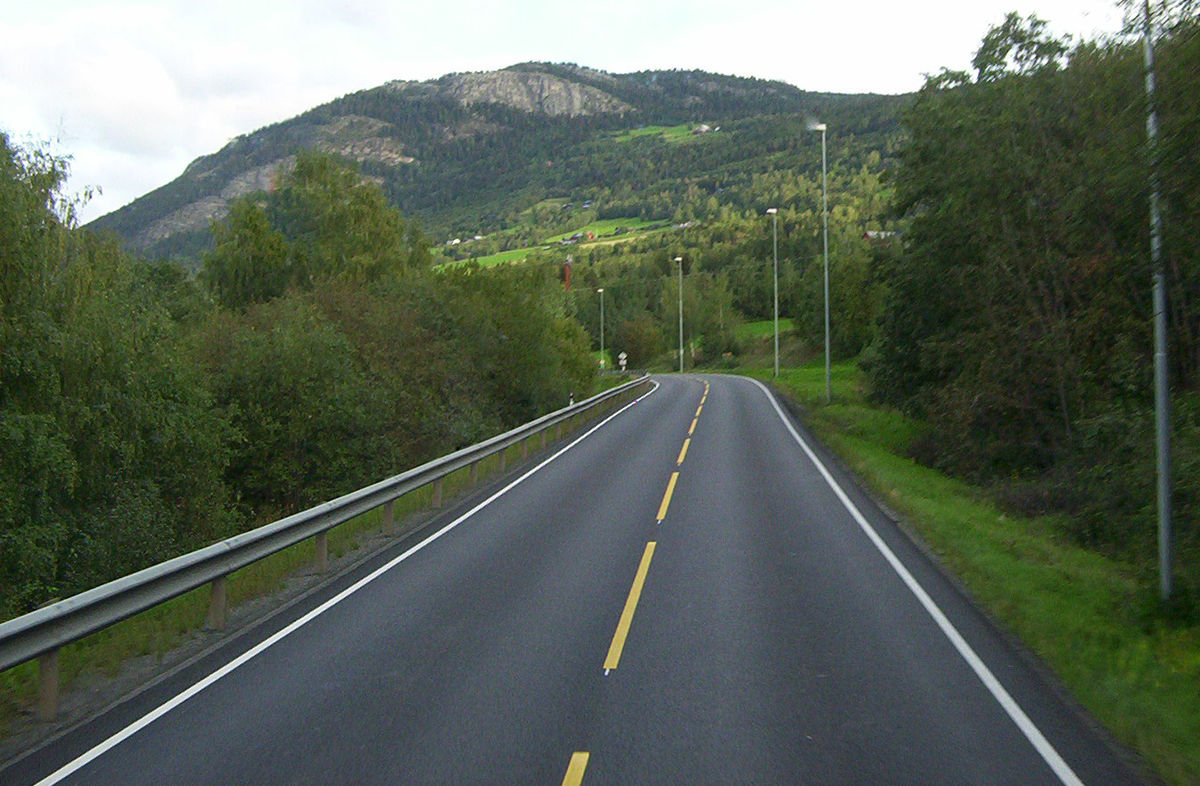
#> input picture test.jpg, 1200 x 786 px
$ python -i lane.py   (imports and definitions only)   (older library calls are emulated)
#> lines starting #> are read from the running program, lines starting #| are printed output that depends on the picture
#> further down, picture is the input picture: shape (786, 1200, 3); mean B, G, R 87, 99.6, 89.3
#!/usr/bin/env python
# coding: utf-8

# # Advanced Lane Line Findings

# Note: All the process to detect lane lines in test video is executed in `process_image` function in `Defining image processing method` section.

# ## Camera Calibration

# In[1]:


import numpy as np
import cv2
import matplotlib.pyplot as plt
import matplotlib.image as mpimg
import glob
# [1 line not run here, left out]


# In[2]:


# [5 lines left out: function cal_undistort, not called in this run]

def collect_callibration_points():
    objpoints = []
    imgpoints = []

    images = glob.glob('./camera_cal/calibration*.jpg')
    objp = np.zeros((6*9,3), np.float32)
    objp[:,:2] = np.mgrid[0:9,0:6].T.reshape(-1, 2)

    for fname in images:
        img = mpimg.imread(fname)

        gray = cv2.cvtColor(img, cv2.COLOR_BGR2GRAY)
        ret, corners = cv2.findChessboardCorners(gray, (9, 6), None)

        if ret == True:
            imgpoints.append(corners)
            objpoints.append(objp)

    return imgpoints, objpoints

# [8 lines left out: function compare_images, not called in this run]


# [13 lines of commented-out code are left out]


def abs_sobel_thresh(image, orient='x', sobel_kernel=3, thresh=(0, 255)):
#> called with orient = 'x', sobel_kernel = 3, thresh = (20, 100)
    gray = cv2.cvtColor(image, cv2.COLOR_RGB2GRAY)
    isX = True if orient == 'x' else False
    sobel = cv2.Sobel(gray, cv2.CV_64F, int(isX), int(not isX))
    abs_sobel = np.absolute(sobel)
    scaled_sobel = np.uint8(255*abs_sobel/np.max(abs_sobel))
    grad_binary = np.zeros_like(scaled_sobel)
    grad_binary[(scaled_sobel >= thresh[0]) & (scaled_sobel <= thresh[1])] = 1

    return grad_binary

def mag_thresh(image, sobel_kernel=3, mag_thresh=(0, 255)):
    gray = cv2.cvtColor(image, cv2.COLOR_RGB2GRAY)
    sobelx = cv2.Sobel(gray, cv2.CV_64F, 1, 0, ksize=sobel_kernel)
    sobely = cv2.Sobel(gray, cv2.CV_64F, 0, 1, ksize=sobel_kernel)
    abs_sobel = np.sqrt(sobelx**2 + sobely**2)
    scaled_sobel = np.uint8(255*abs_sobel/np.max(abs_sobel))
    mag_binary = np.zeros_like(scaled_sobel)
    mag_binary[(scaled_sobel >= mag_thresh[0]) & (scaled_sobel <= mag_thresh[1])] = 1

    return mag_binary

def dir_threshold(image, sobel_kernel=3, thresh=(0, np.pi/2)):
    gray = cv2.cvtColor(image, cv2.COLOR_RGB2GRAY)
    sobelx = cv2.Sobel(gray, cv2.CV_64F, 1, 0, ksize=sobel_kernel)
    sobely = cv2.Sobel(gray, cv2.CV_64F, 0, 1, ksize=sobel_kernel)
    abs_sobelx = np.absolute(sobelx)
    abs_sobely = np.absolute(sobely)
    grad_dir = np.arctan2(abs_sobely, abs_sobelx)
    dir_binary = np.zeros_like(grad_dir)
    dir_binary[(grad_dir >= thresh[0]) & (grad_dir <= thresh[1])] = 1

    return dir_binary

def apply_thresholds(image, ksize=3):
    gradx = abs_sobel_thresh(image, orient='x', sobel_kernel=ksize, thresh=(20, 100))
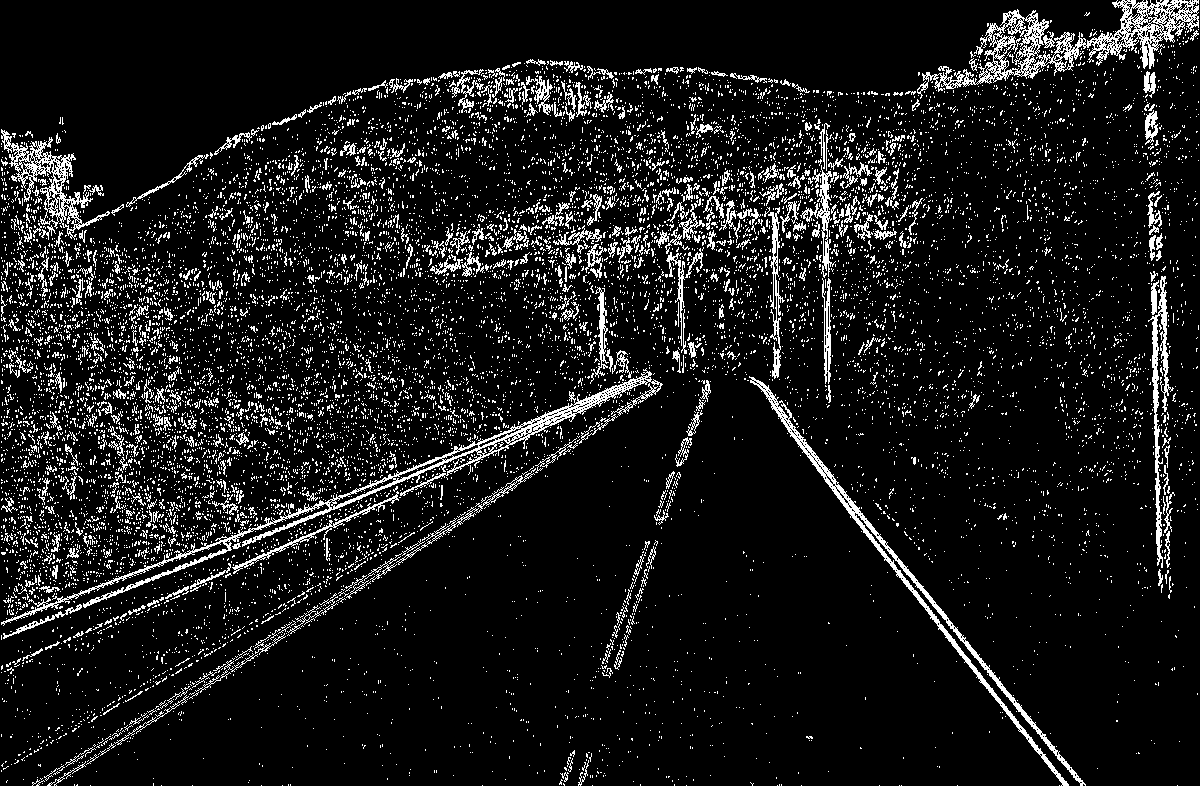
#> gradx: shape (786, 1200); values 0 (black) and 1 (white), 9.6% white in thin lines or dots
    grady = abs_sobel_thresh(image, orient='y', sobel_kernel=ksize, thresh=(20, 100))
#> grady: shape (786, 1200); values 0 (black) and 1 (white), 7.9% white in thin lines or dots
    mag_binary = mag_thresh(image, sobel_kernel=ksize, mag_thresh=(30, 100))
#> mag_binary: shape (786, 1200); values 0 (black) and 1 (white), 5.9% white in thin lines or dots
    dir_binary = dir_threshold(image, sobel_kernel=ksize, thresh=(0.7, 1.3))
#> in dir_threshold, `grad_dir = np.arctan2(abs_sobely, abs_sobelx)`:
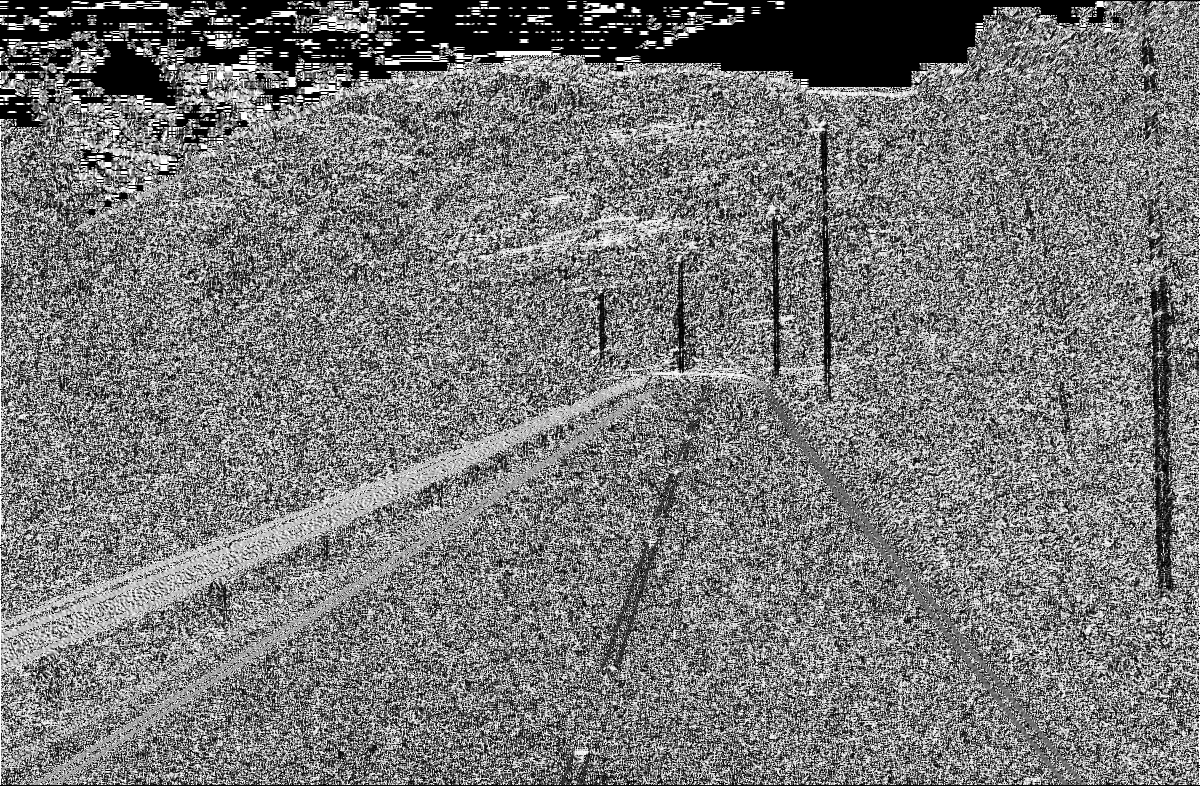
#> grad_dir: shape (786, 1200) float64; min 0, max 1.57, mean 0.741; drawn with min black and max white
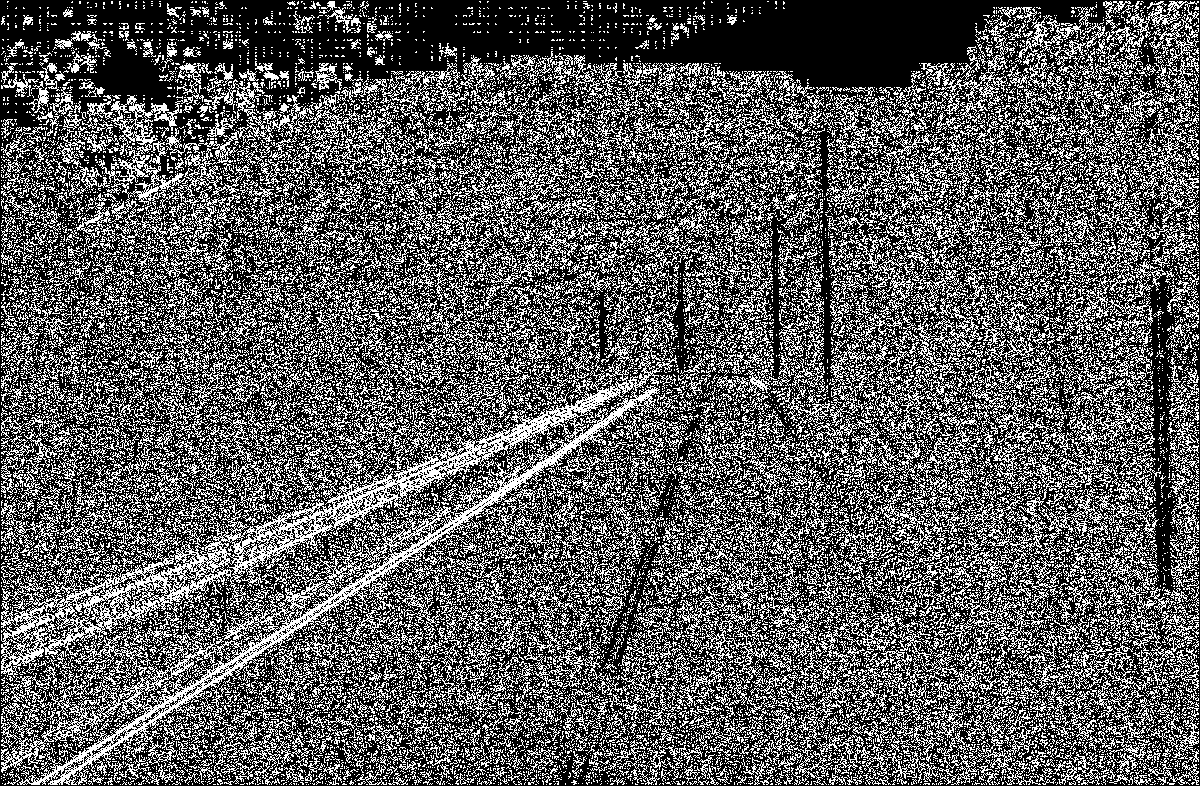
#> dir_binary: shape (786, 1200) float64; values 0 (black) and 1 (white), 35.9% white in thin lines or dots

    combined = np.zeros_like(dir_binary)
    print(combined.shape,mag_binary.shape,dir_binary.shape)
#| (786, 1200) (786, 1200) (786, 1200)
    combined[((gradx == 1) & (grady == 1)) | ((mag_binary == 1) & (dir_binary == 1))] = 1

    return combined

# [9 lines of commented-out code are left out]


# [293 lines left out: functions apply_color_threshold, combine_threshold, warp, compare_plotted_images, get_histogram, slide_window and 3 more, not called in this run]


#result = draw_lane_lines(image, binary_warped, Minv, draw_info)
#plt.imshow(result)


# ## Defining image processing method

# In[12]:


# [2 lines not run here, left out]

# [63 lines left out: function process_image, not called in this run]

#result_image = process_image(image)
#plt.imshow(result_image)


# ## Applying to Video

# In[13]:


import cv2
import numpy as np
imgpoints, objpoints = collect_callibration_points()
# [16 lines not run here, left out]


# In[ ]:

>>> import cv2
>>> picture = cv2.imread('test.jpg')
>>> result = apply_thresholds(picture)
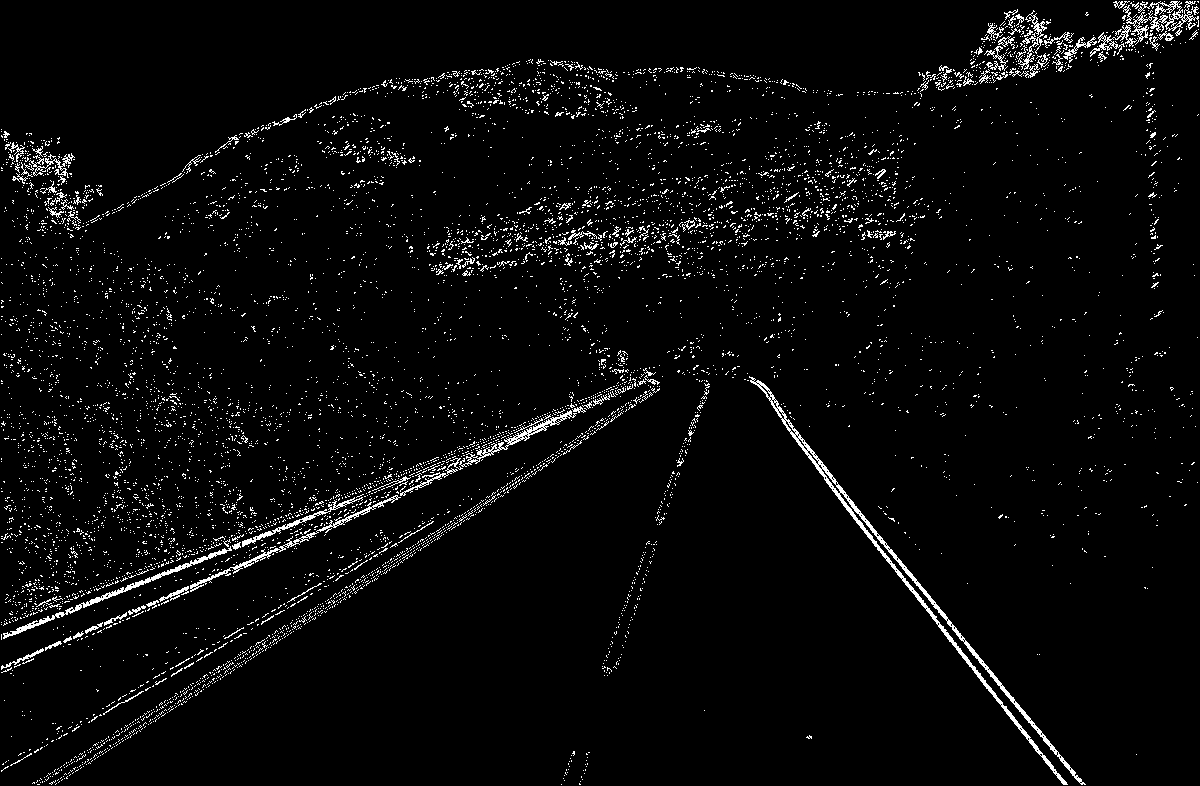
#> result: shape (786, 1200) float64; values 0 (black) and 1 (white), 3.6% white in thin lines or dots
